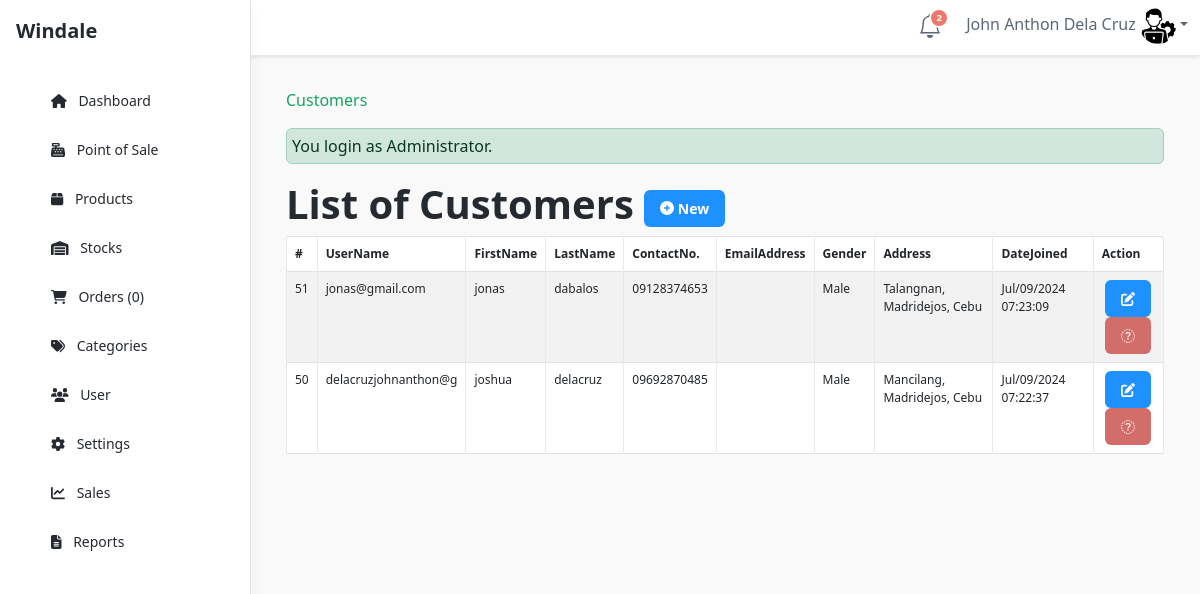
The app's page /admin/customers/index.php (signed in) with its own data.
### tables this page shows
CREATE TABLE `tblcustomer` (
  `CUSTOMERID` int(11) NOT NULL,
  `FNAME` varchar(30) NOT NULL,
  `LNAME` varchar(30) NOT NULL,
  `MNAME` varchar(30) NOT NULL,
  `CUSHOMENUM` varchar(90) NOT NULL,
  `STREETADD` text NOT NULL,
  `BRGYADD` text NOT NULL,
  `CITYADD` text NOT NULL,
  `PROVINCE` varchar(80) NOT NULL,
  `COUNTRY` varchar(30) NOT NULL,
  `DBIRTH` date NOT NULL,
  `GENDER` varchar(10) NOT NULL,
  `PHONE` varchar(20) NOT NULL,
  `EMAILADD` varchar(40) NOT NULL,
  `ZIPCODE` int(6) NOT NULL,
  `CUSUNAME` varchar(20) NOT NULL,
  `CUSPASS` varchar(90) NOT NULL,
  `CUSPHOTO` varchar(255) NOT NULL,
  `TERMS` tinyint(4) NOT NULL,
  `DATEJOIN` timestamp NOT NULL DEFAULT current_timestamp()
);

### admin/customers/index.php (called while the page is built, shortened)
<?php
require_once ("../theme/templates.php");
?>

### include/database.php (called while the page is built, shortened)
<?php
class Database {
	var $sql_string = '';
	private $conn;
	public function open_connection() {
		$this->conn = mysqli_connect(server,user,pass);
		if(!$this->conn){
			echo "Problem in database connection! Contact administrator!";
			exit();
		}else{
			$db_select = mysqli_select_db($this->conn,database_name);
		}
	}
	function setQuery($sql='') {
		$this->sql_string=$sql;
	}
	function executeQuery() {
		$result = mysqli_query($this->conn, $this->sql_string);
		return $this->confirm_query($result);
	}
	private function confirm_query($result) {
		return $result;
	}
	function loadResultList( $key='' ) {
		$cur = $this->executeQuery();
		$array = array();
		while ($row = mysqli_fetch_object($cur)) {
			if ($key) {
				$array[$row->$key] = $row;
			} else {
				$array[] = $row;
			}
		}
		return $array;
	}
}
$mydb = new Database();
?>

### admin/customers/list.php (the view, shortened to what this page needs)
<div class="row">
       	 <div class="col-lg-12">
            <h1 class="page-header">List of Customers  <a href="index.php?view=add" class="btn btn-primary btn-xs  ">  <i class="fa fa-plus-circle fw-fa"></i> New</a>  </h1>
       		</div>
   		 </div>
	 		    <form action="controller.php?action=delete" Method="POST">
			      <div class="table-responsive">
				<table id="dash-table" class="table table-striped table-bordered table-hover table-responsive" style="font-size:12px" cellspacing="0">
				  <thead>
				  	<tr>
				  		 <th>#</th>
				  		<th>
				  		 UserName</th>
				  		<th>FirstName</th>
						<th>LastName</th>
						<th>ContactNo.</th>
						<th>EmailAddress</th>
				  		<th>Gender</th>
						<th>Address</th>
                        <th>DateJoined</th>
				  		<th width="8%" >Action</th>
				  	</tr>
				  </thead>
				  <tbody>
				  	<?php
				  		$mydb->setQuery("SELECT *
											FROM  `tblcustomer` ORDER BY `DATEJOIN` desc");
				  		$cur = $mydb->loadResultList();
						foreach ($cur as $result) {
				  		echo '<tr>';
				  	    echo '<td width="2%" align="center">'. $result->CUSTOMERID.'</td>';
				  		echo '<td>' . $result->CUSUNAME.'</a></td>';
				  		echo '<td>'. $result->FNAME.'</td>';
						echo '<td>'. $result->LNAME.'</td>';
						echo '<td>'. $result->PHONE.'</td>';
						echo '<td>'. $result->EMAILADD.'</td>';
				  		echo '<td>'. $result->GENDER.'</td>';
						echo '<td>'. $result->CITYADD.'</td>';
                        echo '<td>'. date_format(date_create($result->DATEJOIN),'M/d/Y h:i:s ').'</td>';
				  		echo '<td align="center" > <a title="Edit" href="index.php?view=edit&id='.$result->CUSTOMERID.'"  class="btn btn-primary btn-xs  ">  <span class="fa fa-edit fw-fa"></span></a>
				  					 <a title="Delete" href="controller.php?action=delete&id='.$result->CUSTOMERID.'" class="btn btn-danger btn-xs"><span class="fa fa-trash-o fw-fa"></span> </a>
				  					 </td>';
				  		echo '</tr>';
				  	}
				  	?>
				  </tbody>
				</table>
			</div>
				</form>
</div>

### records on screen
tblcustomer: CUSTOMERID "51", CUSUNAME "jonas@gmail.com", FNAME "jonas", LNAME "dabalos", PHONE "09128374653", GENDER "Male", CITYADD "Talangnan, Madridejos, Cebu", DATEJOIN "Jul/09/2024 07:23:09"
tblcustomer: CUSTOMERID "50", CUSUNAME "delacruzjohnanthon@g", FNAME "joshua", LNAME "delacruz", PHONE "09692870485", GENDER "Male", CITYADD "Mancilang, Madridejos, Cebu", DATEJOIN "Jul/09/2024 07:22:37"

### other values on screen
$notificationCount "2"
$_SESSION['U_NAME'] "John Anthon Dela Cruz"
$res "0"
$title "Customers"
$_SESSION['message'] "You login as Administrator."
